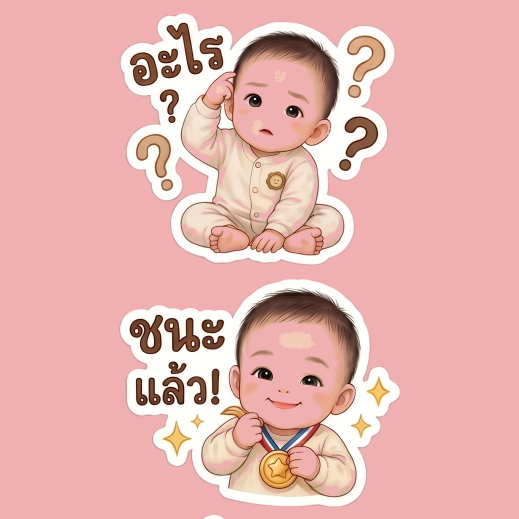
#> input picture Gemini_Generated_Image_8e9j988e9j988e9j (1)_split/Gemini_Generated_Image_8e9j988e9j988e9j (1)_01.png, 1038 x 1038 px (shown at 1/2 size); its folder holds only this picture in this run
$ python -i 'sticker_extractor_final copy.py'   (imports and definitions only)
#> lines starting #> are read from the running program, lines starting #| are printed output that depends on the picture; after the words box and inside, x2 and y2 are one past the last pixel; in counts of white or black regions, pixels touching at a corner belong together
import cv2
import numpy as np
import os

def extract_stickers_final(image_path, output_dir="result_stickers"):
    """
    Extracts stickers from a sheet with white borders on a colored background.
    - Preserves solid interiors (no hollow characters).
    - Automatically splits joined stickers.
    - Adds white border and soft drop shadow.
    - Saves as transparent PNGs.
    """
#> called with output_dir = 'result_stickers'
    img = cv2.imread(image_path)
#> img is the input picture: shape (1038, 1038, 3); mean B, G, R 175, 179.5, 231.3
    if img is None:
        print(f"Error: Could not read image {image_path}")
        return

    # 1. Isolate the white borders using HSV color space
    hsv = cv2.cvtColor(img, cv2.COLOR_BGR2HSV)
#> hsv: shape (1038, 1038, 3); mean H, S, V 6.7, 65.8, 231.4

    # Range for white (adjust if background is very light)
    lower_white = np.array([0, 0, 190])
    upper_white = np.array([180, 50, 255])
    white_mask = cv2.inRange(hsv, lower_white, upper_white)
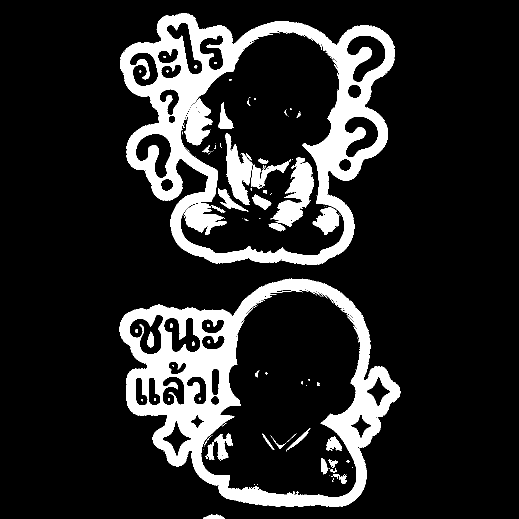
#> white_mask: shape (1038, 1038) (shown at 1/2 size); 15.5% white; 132 white regions (90 under 20 px), largest, box (x1, y1, x2, y2) and area: (240, 26, 790, 530) 72840, (238, 557, 801, 1014) 68109, (541, 314, 628, 453) 5281

    # 2. Pre-process mask to find sticker regions
    # Opening breaks thin bridges between separate stickers
    kernel_small = cv2.getStructuringElement(cv2.MORPH_RECT, (5, 5))
    mask = cv2.morphologyEx(white_mask, cv2.MORPH_OPEN, kernel_small)
#> mask: shape (1038, 1038); 15% white; 36 white regions, largest, box (x1, y1, x2, y2) and area: (240, 27, 790, 530) 71132, (239, 558, 801, 1014) 66285, (547, 325, 627, 452) 4872
    mask = cv2.morphologyEx(mask, cv2.MORPH_CLOSE, kernel_small)
#> mask: shape (1038, 1038); 15.1% white; 28 white regions

    contours, _ = cv2.findContours(mask, cv2.RETR_EXTERNAL, cv2.CHAIN_APPROX_SIMPLE)
#> contours = 3 contours; box (x1, y1, x2, y2) and area: (240, 27, 790, 530) 199716, (239, 558, 801, 1014) 180692, (407, 1030, 448, 1038) 210

    base_name = os.path.splitext(os.path.basename(image_path))[0]
    os.makedirs(output_dir, exist_ok=True)

    raw_regions = []
    for cnt in contours:
        x, y, w, h = cv2.boundingRect(cnt)
        # Filter out small noise
        if w > 100 and h > 100:
            # Smart Splitting: If region is too tall, it's likely 2 stickers combined
            if h > 800:
                search_range = slice(int(h*0.35), int(h*0.65))
                proj = np.sum(mask[y:y+h, x:x+w], axis=1)
                split_y = np.argmin(proj[search_range]) + int(h*0.35)

                # Split into Top and Bottom regions
                raw_regions.append(((x, y, w, split_y), cnt))
                raw_regions.append(((x, y + split_y, w, h - split_y), cnt))
            else:
                raw_regions.append(((x, y, w, h), cnt))
#> this loop made 3 passes
#> (x, y, w, h) on passes 1 to 3: (407, 1030, 41, 8), (239, 558, 562, 456), (240, 27, 550, 503)
#> after the loop, raw_regions = 2 items

    # Sort row-major (Top-to-bottom, Left-to-right) for consistent numbering
    raw_regions.sort(key=lambda item: (item[0][1] // 400, item[0][0]))

    print(f"Processing {image_path}: Found {len(raw_regions)} stickers...")
#> (printed output is left out)

    for i, ((rx, ry, rw, rh), full_cnt) in enumerate(raw_regions, 1):
        # Padding for shadow and edges
        pad = 80
        x1, y1 = max(0, rx - pad), max(0, ry - pad)
        x2, y2 = min(img.shape[1], rx + rw + pad), min(img.shape[0], ry + rh + pad)

        crop_img = img[y1:y2, x1:x2]
        h_crop, w_crop = crop_img.shape[:2]

        # 3. Create SOLID mask for the sticker interior
        local_mask = np.zeros((h_crop, w_crop), dtype=np.uint8)
        shifted_cnt = full_cnt - [x1, y1]
        # Fill the entire contour to prevent hollow centers
        cv2.drawContours(local_mask, [shifted_cnt], -1, 255, -1)

        # Intersect with the bounding box to handle the split if necessary
        box_mask = np.zeros_like(local_mask)
        bx, by = rx - x1, ry - y1
        cv2.rectangle(box_mask, (bx, by), (bx + rw, by + rh), 255, -1)
        local_mask = cv2.bitwise_and(local_mask, box_mask)

        # 4. Build final PNG with shadow effect
        final_png = np.zeros((h_crop, w_crop, 4), dtype=np.uint8)

        # Generate Drop Shadow
        shadow_blur = cv2.GaussianBlur(local_mask, (51, 51), 0)
        off_y, off_x = 12, 12 # Shadow offset
        M = np.float32([[1, 0, off_x], [0, 1, off_y]])
        shifted_shadow = cv2.warpAffine(shadow_blur, M, (w_crop, h_crop))
        final_png[:, :, 3] = (shifted_shadow * 0.45).astype(np.uint8) # 45% Opacity

        # Character/Sticker Layer
        sticker_rgba = cv2.cvtColor(crop_img, cv2.COLOR_BGR2BGRA)
        sticker_rgba[:, :, 3] = local_mask

        # Alpha blending for smooth compositing
        alpha_s = sticker_rgba[:, :, 3] / 255.0
        alpha_l = 1.0 - alpha_s
        for c in range(3):
            final_png[:, :, c] = (alpha_s * sticker_rgba[:, :, c] + alpha_l * final_png[:, :, c])
        final_png[:, :, 3] = cv2.addWeighted(final_png[:, :, 3], 1, sticker_rgba[:, :, 3], 1, 0)

        # Save result
        out_name = f"{base_name}_{i}.png"
        cv2.imwrite(os.path.join(output_dir, out_name), final_png)
#> this loop made 2 passes
#> (i, rx, ry, rw, rh, pad, x1, y1) on passes 1 to 2: (1, 240, 27, 550, 503, 80, 160, 0), (2, 239, 558, 562, 456, 80, 159, 478)
#> pass 1, in extract_stickers_final, `crop_img = img[y1:y2, x1:x2]`:
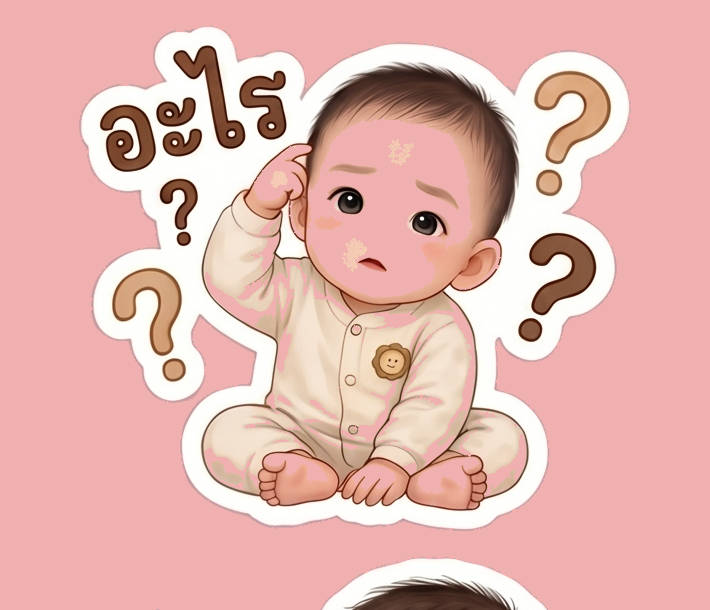
#> crop_img: shape (610, 710, 3); mean B, G, R 176, 181.7, 228.4
#> pass 1, in extract_stickers_final, `shifted_shadow = cv2.warpAffine(shadow_blur, M, (w_crop, h_crop))`:
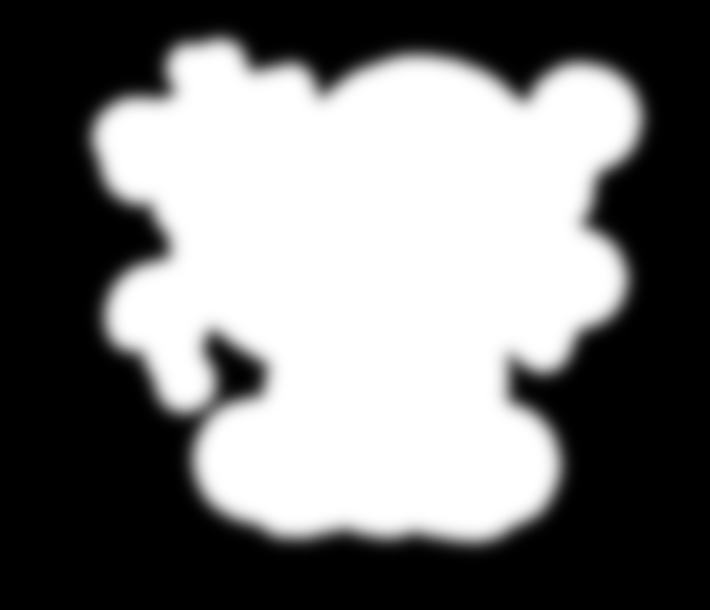
#> shifted_shadow: shape (610, 710); min 0, max 255, mean 118.3
#> after the loop:
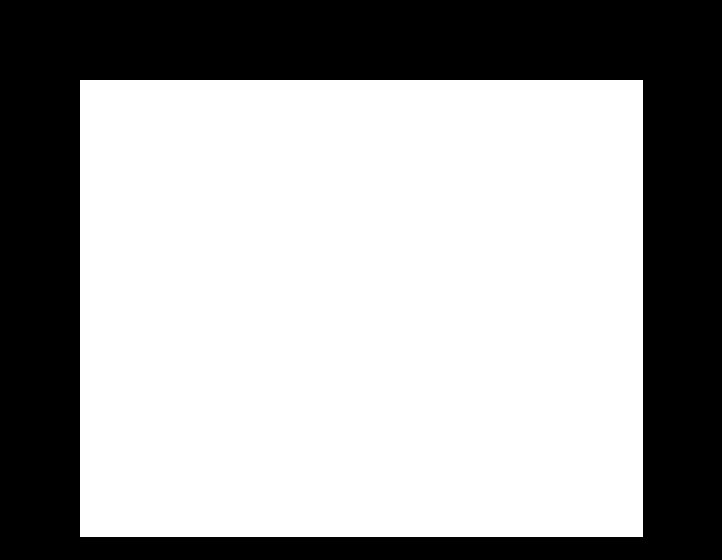
#> box_mask: shape (560, 722); 63.6% white; 1 black region, box (x1, y1, x2, y2) and area: (0, 0, 722, 560) 147029
#> after the loop:
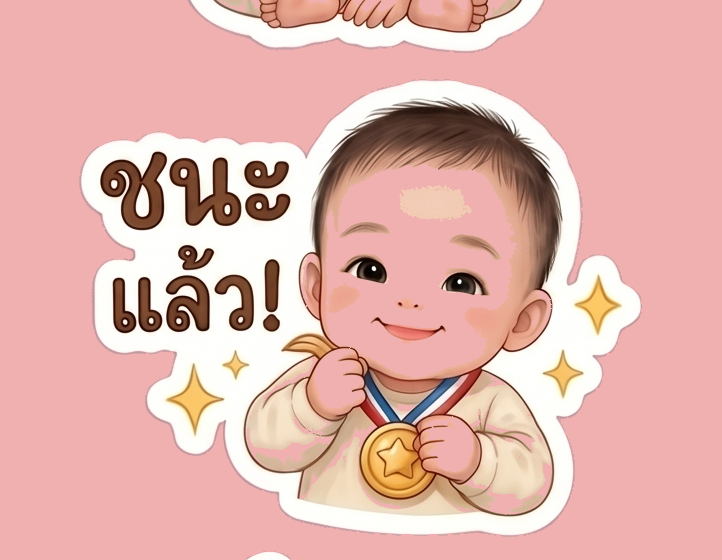
#> crop_img: shape (560, 722, 3); mean B, G, R 173.6, 179.8, 227.6
#> after the loop:
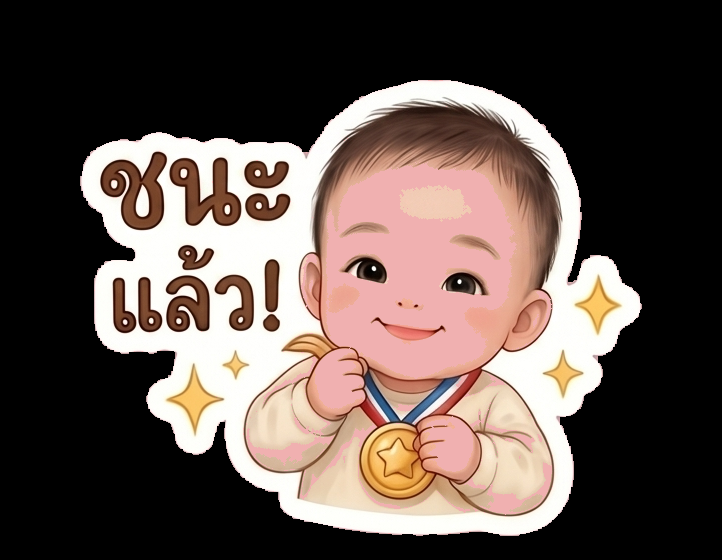
#> final_png: shape (560, 722, 4); mean B, G, R, A 76.3, 82.2, 96, 117.6
#> after the loop: local_mask: shape (560, 722); 44.9% white; 1 white region, box (x1, y1, x2, y2) and area: (80, 80, 642, 536) 181658
#> after the loop:
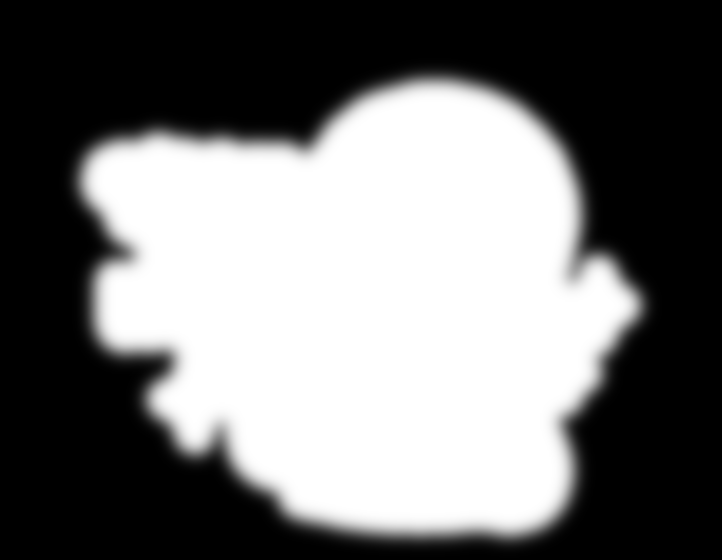
#> shadow_blur: shape (560, 722); min 0, max 255, mean 114.6

# [15 lines not run here, left out]

>>> result = extract_stickers_final('Gemini_Generated_Image_8e9j988e9j988e9j (1)_split/Gemini_Generated_Image_8e9j988e9j988e9j (1)_01.png')

$ run again, on Gemini_Generated_Image_8e9j988e9j988e9j (1)_split/Gemini_Generated_Image_8e9j988e9j988e9j (1)_04.png
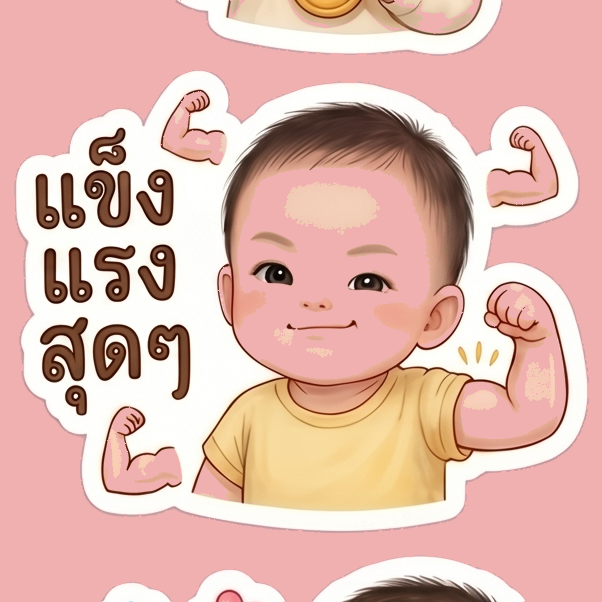
#> input picture Gemini_Generated_Image_8e9j988e9j988e9j (1)_split/Gemini_Generated_Image_8e9j988e9j988e9j (1)_04.png, 602 x 602 px
#> in extract_stickers_final, img is the input picture: shape (602, 602, 3); mean B, G, R 174.6, 184.6, 226
#> hsv: shape (602, 602, 3); mean H, S, V 12.7, 65.1, 226.1
#> white_mask: shape (602, 602); 27.2% white; 43 white regions (28 under 20 px), largest, box (x1, y1, x2, y2) and area: (15, 70, 588, 533) 83133, (178, 0, 502, 55) 7646, (313, 555, 526, 602) 4540
#> contours = 6 contours; box (x1, y1, x2, y2) and area: (15, 71, 588, 532) 211244, (181, 0, 502, 55) 7123, (313, 555, 524, 602) 4060, (188, 570, 284, 602) 1710, (104, 582, 171, 602) 890, (452, 0, 462, 8) 58
#> the loop in extract_stickers_final, `for cnt in contours:` made 6 passes
#> (x, y, w, h) on passes 1 to 6: (104, 582, 67, 20), (188, 570, 96, 32), (313, 555, 211, 47), (15, 71, 573, 461), (452, 0, 10, 8), (181, 0, 321, 55)
#> after the loop in extract_stickers_final, `for cnt in contours:`: raw_regions = 1 item
#> (printed output is left out)
#> the loop in extract_stickers_final, `for i, ((rx, ry, rw, rh), full_cnt) in enumerate(raw_regions, 1):` made 1 pass
#> (i, rx, ry, rw, rh, pad, x1, y1) on pass 1: (1, 15, 71, 573, 461, 80, 0, 0)
#> after the loop in extract_stickers_final, `for i, ((rx, ry, rw, rh), full_cnt) in enumerate(raw_regions, 1):`:
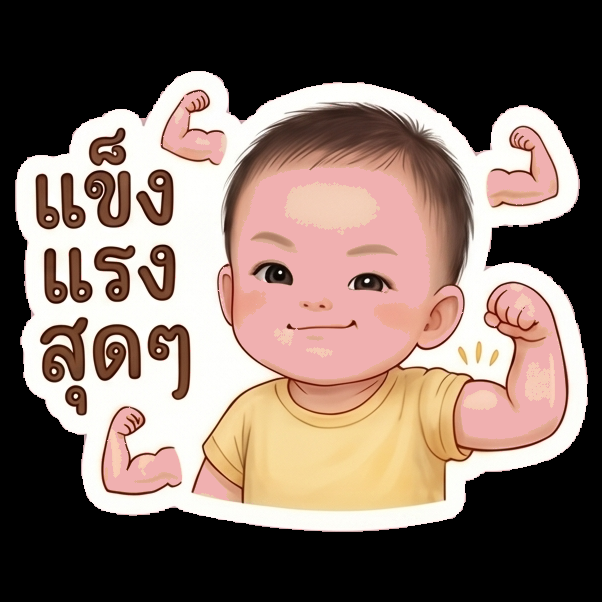
#> final_png: shape (602, 602, 4); mean B, G, R, A 100.5, 109.7, 127.9, 153.1
